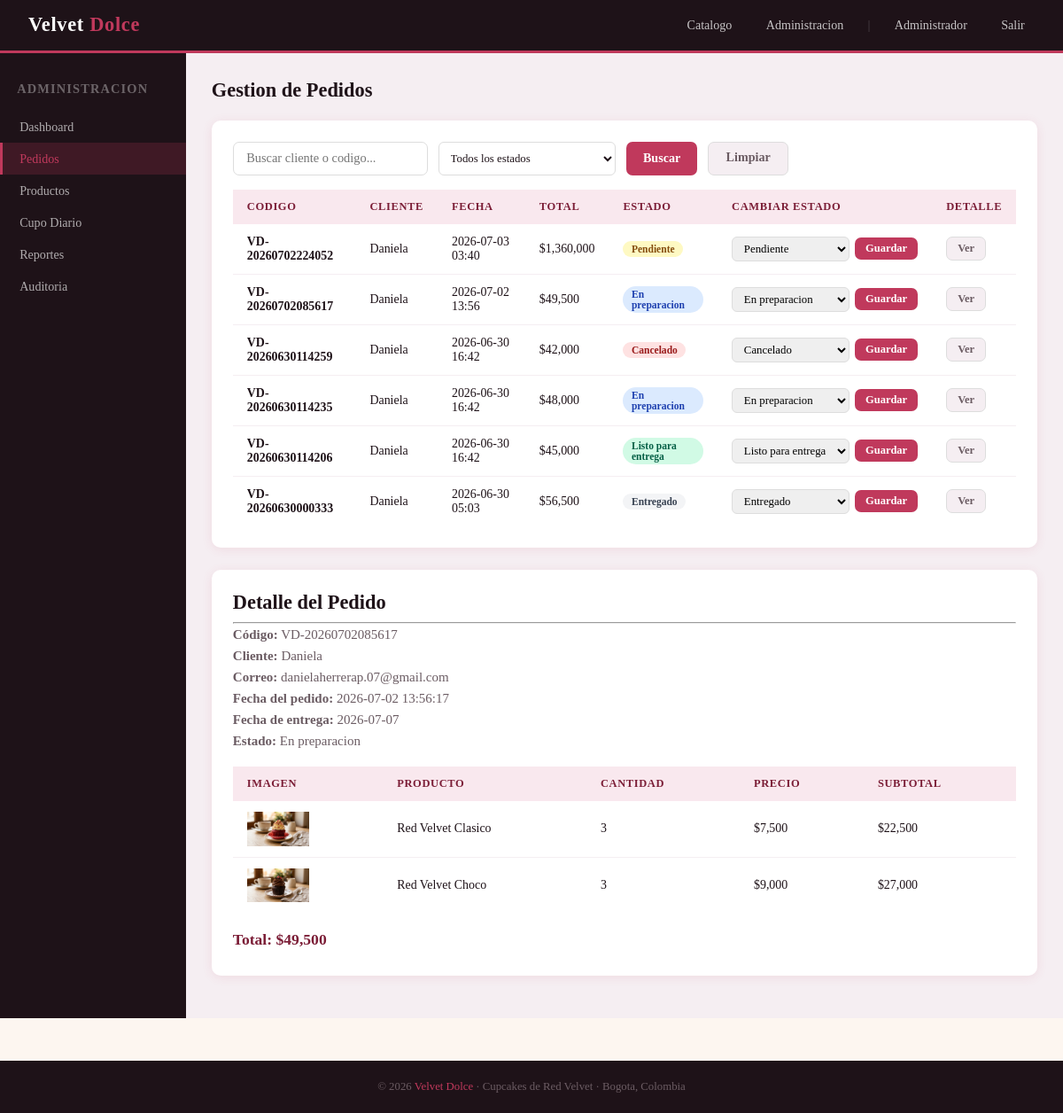
The page /admin/pedidos/5 (signed in) on the database its author committed.
### tables this page shows
CREATE TABLE pedidos (
            id            INTEGER PRIMARY KEY AUTOINCREMENT,
            codigo        TEXT    UNIQUE NOT NULL,
            id_usuario    INTEGER NOT NULL,
            total         INTEGER NOT NULL,
            estado        TEXT    DEFAULT 'Pendiente',
            fecha         TEXT    DEFAULT CURRENT_TIMESTAMP,
            fecha_entrega TEXT,
            notas         TEXT
        );

CREATE TABLE usuarios (
            id              INTEGER PRIMARY KEY AUTOINCREMENT,
            nombre_completo TEXT    NOT NULL,
            correo          TEXT    UNIQUE NOT NULL,
            contrasena      TEXT    NOT NULL,
            rol             TEXT    DEFAULT 'cliente',
            activo          INTEGER DEFAULT 1,
            fecha_registro  TEXT    DEFAULT CURRENT_TIMESTAMP
        );

CREATE TABLE detalle_pedido (
            id              INTEGER PRIMARY KEY AUTOINCREMENT,
            id_pedido       INTEGER NOT NULL,
            id_producto     INTEGER NOT NULL,
            cantidad        INTEGER NOT NULL,
            precio_unitario INTEGER NOT NULL
        );

CREATE TABLE productos (
            id          INTEGER PRIMARY KEY AUTOINCREMENT,
            nombre      TEXT    NOT NULL,
            descripcion TEXT,
            precio      INTEGER NOT NULL,
            categoria   TEXT,
            imagen      TEXT    DEFAULT 'placeholder.png',
            disponible  INTEGER DEFAULT 1
        );

### modulos/admin.py (the view)
@admin_bp.route("/pedidos/<int:pid>")
@admin_requerido
def detalle_pedido(pid):
    db = get_db()
    lista = db.execute("""
        SELECT p.*, u.nombre_completo
        FROM pedidos p
        JOIN usuarios u ON u.id = p.id_usuario
        ORDER BY p.fecha DESC
    """).fetchall()
    pedido = db.execute("""
        SELECT p.*, u.nombre_completo, u.correo
        FROM pedidos p
        JOIN usuarios u ON u.id = p.id_usuario
        WHERE p.id = ?
    """, (pid,)).fetchone()
    detalle = db.execute("""
        SELECT
            pr.nombre,
            pr.imagen,
            dp.cantidad,
            dp.precio_unitario,
            dp.cantidad * dp.precio_unitario AS subtotal
        FROM detalle_pedido dp
        JOIN productos pr
            ON pr.id = dp.id_producto
        WHERE dp.id_pedido = ?
    """, (pid,)).fetchall()
    return render_template(
        "admin/pedidos.html",
        pedidos=lista,
        pedido=pedido,
        detalle=detalle,
        ESTADOS=ESTADOS,
        BADGES=BADGES,
        buscar="",
        estado=""
    )

### modulos/admin.py (called while the page is built)
def admin_requerido(f):
    from functools import wraps
    @wraps(f)
    def decorado(*args, **kwargs):
        if session.get("rol") != "administrador":
            flash("Acceso solo para administradores", "error")
            return redirect(url_for("catalogo.index"))
        return f(*args, **kwargs)
    return decorado

### modulos/database.py (called while the page is built)
def get_db():
    if "db" not in g:
        g.db = sqlite3.connect(DB)
        g.db.row_factory = sqlite3.Row
    return g.db

### templates/admin/pedidos.html (shortened to what this page needs)
{% extends "base.html" %}
{% block contenido %}
<div class="admin-layout">
  <aside class="admin-sidebar">
    <div class="admin-sidebar-titulo">Administracion</div>
    <a href="{{ url_for('admin.dashboard') }}" class="admin-link">Dashboard</a>
    <a href="{{ url_for('admin.pedidos') }}" class="admin-link activo">Pedidos</a>
    <a href="{{ url_for('admin.productos') }}" class="admin-link">Productos</a>
    <a href="{{ url_for('admin.cupo') }}" class="admin-link">Cupo Diario</a>
    <a href="{{ url_for('admin.reportes') }}" class="admin-link">Reportes</a>
    <a href="{{ url_for('admin.auditoria') }}" class="admin-link">Auditoria</a>
  </aside>
  <div class="admin-contenido">
    <div class="admin-titulo">
      Gestion de Pedidos
    </div>
    <div class="tarjeta">
      <form method="GET" style="display:flex;gap:.75rem;flex-wrap:wrap;margin-bottom:1rem">
        <input
          class="input"
          style="max-width:220px"
          name="q"
          value="{{ buscar }}"
          placeholder="Buscar cliente o codigo..."
        />
        <select
          class="input select-estado"
          style="max-width:200px"
          name="estado">
          <option value="">Todos los estados</option>
        </select>
        <button type="submit" class="btn btn-primario">
          Buscar
        </button>
        <a href="{{ url_for('admin.pedidos') }}" class="btn btn-gris">
          Limpiar
        </a>
      </form>
      <div class="tabla-wrap">
        <table>
          <thead>
            <tr><th>Codigo</th><th>Cliente</th><th>Fecha</th><th>Total</th><th>Estado</th><th>Cambiar estado</th><th>Detalle</th></tr>
          </thead>
          <tbody>
            {% for p in pedidos %}
            <tr><td><strong>{{ p.codigo }}</strong></td><td>{{ p.nombre_completo }}</td><td>{{ p.fecha[:16] }}</td><td>${{ "{:,}".format(p.total) }}</td>
              <td><span class="badge {{ BADGES.get(p.estado,'') }}">{{ p.estado }}</span></td>
              <td><form
                    method="POST"
                    action="{{ url_for('admin.cambiar_estado', pid=p.id) }}"
                    style="display:flex;gap:.4rem;align-items:center">
                    <select
                      class="select-estado"
                      name="estado">
                      {% for e in ESTADOS %}
                      <option {% if e==p.estado %}selected{% endif %}>
                        {{ e }}
                      </option>
                      {% endfor %}
                    </select>
                    <button
                      type="submit"
                      class="btn btn-primario btn-chico">
                      Guardar
                    </button>
                  </form>
              </td>
              <td><a href="{{ url_for('admin.detalle_pedido', pid=p.id) }}" class="btn btn-gris btn-chico">Ver</a></td>
            </tr>
            {% endfor %}
          </tbody>
        </table>
      </div>
    </div>
    {% if pedido %}
    <div class="tarjeta" style="margin-top:25px;">
      <h2>Detalle del Pedido</h2>
      <hr>
      <p><strong>Código:</strong> {{ pedido.codigo }}</p>
      <p><strong>Cliente:</strong> {{ pedido.nombre_completo }}</p>
      <p><strong>Correo:</strong> {{ pedido.correo }}</p>
      <p><strong>Fecha del pedido:</strong> {{ pedido.fecha }}</p>
      <p>
          <strong>Fecha de entrega:</strong>
          {% if pedido.fecha_entrega %}
              {{ pedido.fecha_entrega }}
          {% else %}
              <span style="color:#888;">Aún no asignada</span>
          {% endif %}
      </p>
      <p><strong>Estado:</strong> {{ pedido.estado }}</p>
      <br>
      <table>
        <thead>
          <tr><th>Imagen</th><th>Producto</th><th>Cantidad</th><th>Precio</th><th>Subtotal</th></tr>
        </thead>
        <tbody>
          {% for d in detalle %}
          <tr>
            <td><img src="{{ url_for('static', filename='uploads/' + d.imagen) }}" width="70"></td><td>{{ d.nombre }}</td><td>{{ d.cantidad }}</td><td>${{ "{:,}".format(d.precio_unitario) }}</td><td>${{ "{:,}".format(d.subtotal) }}</td>
          </tr>
          {% endfor %}
        </tbody>
      </table>
      <h3 style="margin-top:20px;">
        Total:
        ${{ "{:,}".format(pedido.total) }}
      </h3>
    </div>
    {% endif %}
  </div>
</div>
{% endblock %}

### templates/base.html (style rules this page uses)
:root { --rosa: #C0395C; --rosa-d: #7B1D36; --rosa-l: #F9E8EE; --crema: #FDF6F0; --oscuro: #1E1218; --gris: #6B5C63; --claro: #F5EEF2; --blanco: #FFFFFF; --verde: #2D7D4E; --radio: 10px; --sombra: 0 2px 12px rgba(192,57,92,.10); }
*, *::before, *::after { box-sizing: border-box; margin: 0; padding: 0; }
body { font-family: Georgia, serif; background: var(--crema); color: var(--oscuro); min-height: 100vh; font-size: 15px; }
a { text-decoration: none; color: inherit; }
img { display: block; }
h2 { font-size: 1.4rem; color: var(--oscuro); margin-bottom: .6rem; }
h3 { font-size: 1.1rem; color: var(--rosa-d); margin-bottom: .4rem; }
p { line-height: 1.6; color: var(--gris); }
.btn { display: inline-block; padding: .55rem 1.2rem; border-radius: 7px; border: none; cursor: pointer; font-size: .88rem; font-weight: 600; font-family: inherit; transition: all .2s; }
.btn-primario { background: var(--rosa); color: var(--blanco); }
.btn-gris { background: var(--claro); color: var(--gris); border: 1px solid #ddd; }
.btn-chico { padding: .3rem .75rem; font-size: .78rem; }
.tarjeta { background: var(--blanco); border-radius: var(--radio); padding: 1.5rem; box-shadow: var(--sombra); margin-bottom: 1.2rem; }
.badge { display: inline-block; padding: .2rem .6rem; border-radius: 20px; font-size: .72rem; font-weight: 700; }
.badge-pending { background: #fef9c3; color: #854d0e; }
.badge-prep { background: #dbeafe; color: #1e40af; }
.badge-ready { background: #d1fae5; color: #065f46; }
.badge-delivered { background: #f3f4f6; color: #374151; }
.badge-cancelled { background: #fee2e2; color: #991b1b; }
.input { width: 100%; padding: .6rem .9rem; border: 1.5px solid #ddd; border-radius: 7px; font-size: .9rem; font-family: inherit; background: var(--blanco); color: var(--oscuro); transition: border-color .2s; }
.tabla-wrap { overflow-x: auto; }
table { width: 100%; border-collapse: collapse; font-size: .87rem; }
thead th { background: var(--rosa-l); color: var(--rosa-d); padding: .75rem 1rem; text-align: left; font-size: .78rem; text-transform: uppercase; letter-spacing: .05em; }
tbody td { padding: .75rem 1rem; border-bottom: 1px solid var(--claro); vertical-align: middle; }
tbody tr:last-child td { border-bottom: none; }
.admin-layout { display: grid; grid-template-columns: 210px 1fr; min-height: calc(100vh - 56px); }
.admin-sidebar { background: var(--oscuro); padding: 1.2rem 0; }
.admin-sidebar-titulo { padding: .8rem 1.2rem 1rem; font-size: .9rem; font-weight: bold; color: rgba(255,255,255,.35); text-transform: uppercase; letter-spacing: .08em; }
.admin-link { display: flex; align-items: center; gap: .6rem; padding: .6rem 1.2rem; color: rgba(255,255,255,.65); font-size: .88rem; transition: background .2s, color .2s; border-left: 3px solid transparent; }
.admin-link.activo { background: rgba(192,57,92,.2); color: var(--rosa); border-left-color: var(--rosa); }
.admin-contenido { padding: 1.8rem; background: var(--claro); }
.admin-titulo { font-size: 1.4rem; font-weight: bold; color: var(--oscuro); margin-bottom: 1.3rem; }
.select-estado { padding: .3rem .55rem; border-radius: 6px; border: 1.5px solid #ddd; font-size: .8rem; font-family: inherit; cursor: pointer; }

### rows shown on the page
pedidos: codigo "VD-20260702224052", nombre_completo "Daniela", fecha "2026-07-03 03:40", total "1,360,000", estado "Pendiente"
pedidos: codigo "VD-20260702085617", nombre_completo "Daniela", fecha "2026-07-02 13:56", total "49,500", estado "En preparacion", fecha "2026-07-02 13:56:17", fecha_entrega "2026-07-07"
pedidos: codigo "VD-20260630114259", nombre_completo "Daniela", fecha "2026-06-30 16:42", total "42,000", estado "Cancelado"
pedidos: codigo "VD-20260630114235", nombre_completo "Daniela", fecha "2026-06-30 16:42", total "48,000", estado "En preparacion"
pedidos: codigo "VD-20260630114206", nombre_completo "Daniela", fecha "2026-06-30 16:42", total "45,000", estado "Listo para entrega"
pedidos: codigo "VD-20260630000333", nombre_completo "Daniela", fecha "2026-06-30 05:03", total "56,500", estado "Entregado"
usuarios: nombre_completo "Daniela", correo "danielaherrerap.07@gmail.com"
detalle_pedido: imagen (picture), nombre "Red Velvet Clasico", cantidad "3", precio_unitario "7,500", subtotal "22,500"
detalle_pedido: imagen (picture), nombre "Red Velvet Choco", cantidad "3", precio_unitario "9,000", subtotal "27,000"

### other values the page prints
{{ session.get('nombre') }} "Administrador"
